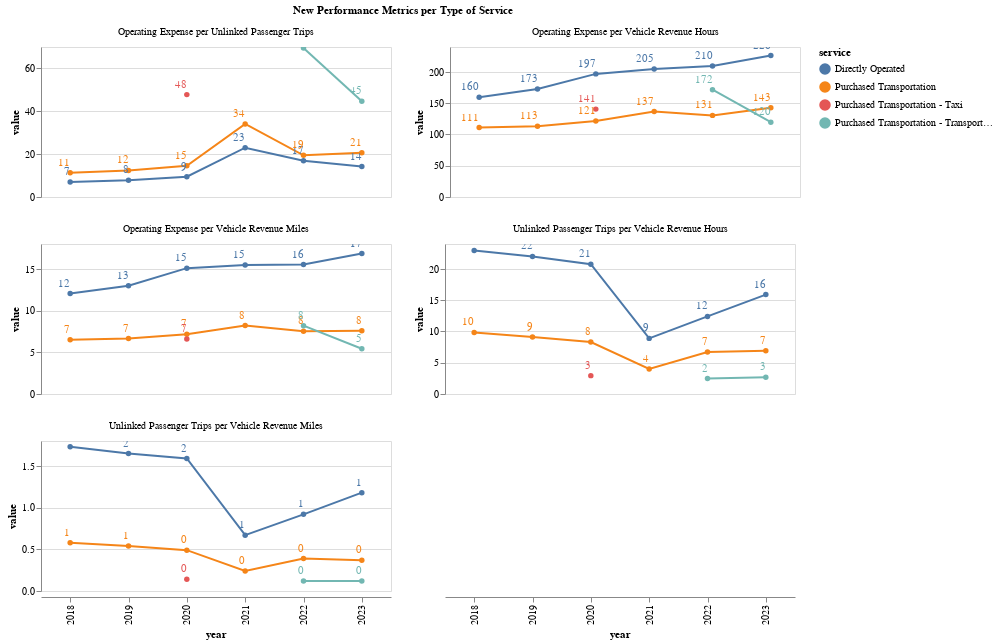

Notebook code for this chart:
### Markdown cell above
### By Type of Service

### Code cell
make_line(
    by_tos_long,
    x_col="year",
    y_col="value",
    facet="variable:N",
    color="service:N",
    chart_title="New Performance Metrics per Type of Service",
    ind_axis=True,
)

### Figure 1 — Vega-Lite specification as saved in the notebook (floating-point values rounded to 4 significant figures)
{"config": {"view": {"continuousWidth": 300, "continuousHeight": 300}}, "data": {"name": "data-61ecb7a22eb1bd4bb5eed1a15a3ce2c8"}, "facet": {"field": "variable", "title": "New Performance Metrics per Type of Service", "type": "nominal"}, "spec": {"layer": [{"mark": {"type": "line", "point": true}, "encoding": {"color": {"field": "service", "type": "nominal"}, "tooltip": [{"field": "year", "type": "nominal"}, {"field": "value", "type": "quantitative"}, {"field": "service", "type": "nominal"}], "x": {"field": "year", "type": "nominal"}, "y": {"field": "value", "type": "quantitative"}}, "name": "view_3"}, {"mark": {"type": "text", "align": "right", "dy": -10}, "encoding": {"color": {"field": "service", "type": "nominal"}, "text": {"field": "value", "format": ",.0f", "type": "quantitative"}, "x": {"field": "year", "type": "nominal"}, "y": {"field": "value", "type": "quantitative"}}}], "height": 150, "width": 350}, "columns": 2, "params": [{"name": "param_3", "select": {"type": "interval", "encodings": ["x", "y"]}, "bind": "scales", "views": ["view_3"]}], "resolve": {"scale": {"y": "independent"}}, "$schema": "https://vega.github.io/schema/vega-lite/v5.20.1.json", "datasets": {"data-61ecb7a22eb1bd4bb5eed1a15a3ce2c8": [{"service": "Directly Operated", "RTPA": "Sacramento Area Council of Governments", "year": "2018", "variable": "Operating Expense per Vehicle Revenue Hours", "value": 159.7}, {"service": "Directly Operated", "RTPA": "Sacramento Area Council of Governments", "year": "2019", "variable": "Operating Expense per Vehicle Revenue Hours", "value": 172.9}, {"service": "Directly Operated", "RTPA": "Sacramento Area Council of Governments", "year": "2020", "variable": "Operating Expense per Vehicle Revenue Hours", "value": 197.0}, {"service": "Directly Operated", "RTPA": "Sacramento Area Council of Governments", "year": "2021", "variable": "Operating Expense per Vehicle Revenue Hours", "value": 204.6}, {"service": "Directly Operated", "RTPA": "Sacramento Area Council of Governments", "year": "2022", "variable": "Operating Expense per Vehicle Revenue Hours", "value": 209.6}, {"service": "Directly Operated", "RTPA": "Sacramento Area Council of Governments", "year": "2023", "variable": "Operating Expense per Vehicle Revenue Hours", "value": 226.4}, {"service": "Purchased Transportation", "RTPA": "Sacramento Area Council of Governments", "year": "2018", "variable": "Operating Expense per Vehicle Revenue Hours", "value": 111.1}, {"service": "Purchased Transportation", "RTPA": "Sacramento Area Council of Governments", "year": "2019", "variable": "Operating Expense per Vehicle Revenue Hours", "value": 113.1}, {"service": "Purchased Transportation", "RTPA": "Sacramento Area Council of Governments", "year": "2020", "variable": "Operating Expense per Vehicle Revenue Hours", "value": 121.4}, {"service": "Purchased Transportation", "RTPA": "Sacramento Area Council of Governments", "year": "2021", "variable": "Operating Expense per Vehicle Revenue Hours", "value": 136.8}, {"service": "Purchased Transportation", "RTPA": "Sacramento Area Council of Governments", "year": "2022", "variable": "Operating Expense per Vehicle Revenue Hours", "value": 130.6}, {"service": "Purchased Transportation", "RTPA": "Sacramento Area Council of Governments", "year": "2023", "variable": "Operating Expense per Vehicle Revenue Hours", "value": 142.9}, {"service": "Purchased Transportation - Taxi", "RTPA": "Sacramento Area Council of Governments", "year": "2020", "variable": "Operating Expense per Vehicle Revenue Hours", "value": 140.6}, {"service": "Purchased Transportation - Transportation Network Company", "RTPA": "Sacramento Area Council of Governments", "year": "2022", "variable": "Operating Expense per Vehicle Revenue Hours", "value": 171.7}, {"service": "Purchased Transportation - Transportation Network Company", "RTPA": "Sacramento Area Council of Governments", "year": "2023", "variable": "Operating Expense per Vehicle Revenue Hours", "value": 119.7}, {"service": "Directly Operated", "RTPA": "Sacramento Area Council of Governments", "year": "2018", "variable": "Operating Expense per Vehicle Revenue Miles", "value": 12.05}, {"service": "Directly Operated", "RTPA": "Sacramento Area Council of Governments", "year": "2019", "variable": "Operating Expense per Vehicle Revenue Miles", "value": 12.99}, {"service": "Directly Operated", "RTPA": "Sacramento Area Council of Governments", "year": "2020", "variable": "Operating Expense per Vehicle Revenue Miles", "value": 15.1}, {"service": "Directly Operated", "RTPA": "Sacramento Area Council of Governments", "year": "2021", "variable": "Operating Expense per Vehicle Revenue Miles", "value": 15.49}, {"service": "Directly Operated", "RTPA": "Sacramento Area Council of Governments", "year": "2022", "variable": "Operating Expense per Vehicle Revenue Miles", "value": 15.53}, {"service": "Directly Operated", "RTPA": "Sacramento Area Council of Governments", "year": "2023", "variable": "Operating Expense per Vehicle Revenue Miles", "value": 16.85}, {"service": "Purchased Transportation", "RTPA": "Sacramento Area Council of Governments", "year": "2018", "variable": "Operating Expense per Vehicle Revenue Miles", "value": 6.5}, {"service": "Purchased Transportation", "RTPA": "Sacramento Area Council of Governments", "year": "2019", "variable": "Operating Expense per Vehicle Revenue Miles", "value": 6.66}, {"service": "Purchased Transportation", "RTPA": "Sacramento Area Council of Governments", "year": "2020", "variable": "Operating Expense per Vehicle Revenue Miles", "value": 7.17}, {"service": "Purchased Transportation", "RTPA": "Sacramento Area Council of Governments", "year": "2021", "variable": "Operating Expense per Vehicle Revenue Miles", "value": 8.21}, {"service": "Purchased Transportation", "RTPA": "Sacramento Area Council of Governments", "year": "2022", "variable": "Operating Expense per Vehicle Revenue Miles", "value": 7.53}, {"service": "Purchased Transportation", "RTPA": "Sacramento Area Council of Governments", "year": "2023", "variable": "Operating Expense per Vehicle Revenue Miles", "value": 7.59}, {"service": "Purchased Transportation - Taxi", "RTPA": "Sacramento Area Council of Governments", "year": "2020", "variable": "Operating Expense per Vehicle Revenue Miles", "value": 6.59}, {"service": "Purchased Transportation - Transportation Network Company", "RTPA": "Sacramento Area Council of Governments", "year": "2022", "variable": "Operating Expense per Vehicle Revenue Miles", "value": 8.2}, {"service": "Purchased Transportation - Transportation Network Company", "RTPA": "Sacramento Area Council of Governments", "year": "2023", "variable": "Operating Expense per Vehicle Revenue Miles", "value": 5.43}, {"service": "Directly Operated", "RTPA": "Sacramento Area Council of Governments", "year": "2018", "variable": "Unlinked Passenger Trips per Vehicle Revenue Hours", "value": 22.97}, {"service": "Directly Operated", "RTPA": "Sacramento Area Council of Governments", "year": "2019", "variable": "Unlinked Passenger Trips per Vehicle Revenue Hours", "value": 22.01}, {"service": "Directly Operated", "RTPA": "Sacramento Area Council of Governments", "year": "2020", "variable": "Unlinked Passenger Trips per Vehicle Revenue Hours", "value": 20.76}, {"service": "Directly Operated", "RTPA": "Sacramento Area Council of Governments", "year": "2021", "variable": "Unlinked Passenger Trips per Vehicle Revenue Hours", "value": 8.9}, {"service": "Directly Operated", "RTPA": "Sacramento Area Council of Governments", "year": "2022", "variable": "Unlinked Passenger Trips per Vehicle Revenue Hours", "value": 12.41}, {"service": "Directly Operated", "RTPA": "Sacramento Area Council of Governments", "year": "2023", "variable": "Unlinked Passenger Trips per Vehicle Revenue Hours", "value": 15.91}, {"service": "Purchased Transportation", "RTPA": "Sacramento Area Council of Governments", "year": "2018", "variable": "Unlinked Passenger Trips per Vehicle Revenue Hours", "value": 9.85}, {"service": "Purchased Transportation", "RTPA": "Sacramento Area Council of Governments", "year": "2019", "variable": "Unlinked Passenger Trips per Vehicle Revenue Hours", "value": 9.13}, {"service": "Purchased Transportation", "RTPA": "Sacramento Area Council of Governments", "year": "2020", "variable": "Unlinked Passenger Trips per Vehicle Revenue Hours", "value": 8.31}, {"service": "Purchased Transportation", "RTPA": "Sacramento Area Council of Governments", "year": "2021", "variable": "Unlinked Passenger Trips per Vehicle Revenue Hours", "value": 4.01}, {"service": "Purchased Transportation", "RTPA": "Sacramento Area Council of Governments", "year": "2022", "variable": "Unlinked Passenger Trips per Vehicle Revenue Hours", "value": 6.71}, {"service": "Purchased Transportation", "RTPA": "Sacramento Area Council of Governments", "year": "2023", "variable": "Unlinked Passenger Trips per Vehicle Revenue Hours", "value": 6.92}, {"service": "Purchased Transportation - Taxi", "RTPA": "Sacramento Area Council of Governments", "year": "2020", "variable": "Unlinked Passenger Trips per Vehicle Revenue Hours", "value": 2.94}, {"service": "Purchased Transportation - Transportation Network Company", "RTPA": "Sacramento Area Council of Governments", "year": "2022", "variable": "Unlinked Passenger Trips per Vehicle Revenue Hours", "value": 2.47}, {"service": "Purchased Transportation - Transportation Network Company", "RTPA": "Sacramento Area Council of Governments", "year": "2023", "variable": "Unlinked Passenger Trips per Vehicle Revenue Hours", "value": 2.68}, {"service": "Directly Operated", "RTPA": "Sacramento Area Council of Governments", "year": "2018", "variable": "Unlinked Passenger Trips per Vehicle Revenue Miles", "value": 1.73}, {"service": "Directly Operated", "RTPA": "Sacramento Area Council of Governments", "year": "2019", "variable": "Unlinked Passenger Trips per Vehicle Revenue Miles", "value": 1.65}, {"service": "Directly Operated", "RTPA": "Sacramento Area Council of Governments", "year": "2020", "variable": "Unlinked Passenger Trips per Vehicle Revenue Miles", "value": 1.59}, {"service": "Directly Operated", "RTPA": "Sacramento Area Council of Governments", "year": "2021", "variable": "Unlinked Passenger Trips per Vehicle Revenue Miles", "value": 0.67}, {"service": "Directly Operated", "RTPA": "Sacramento Area Council of Governments", "year": "2022", "variable": "Unlinked Passenger Trips per Vehicle Revenue Miles", "value": 0.92}, {"service": "Directly Operated", "RTPA": "Sacramento Area Council of Governments", "year": "2023", "variable": "Unlinked Passenger Trips per Vehicle Revenue Miles", "value": 1.18}, {"service": "Purchased Transportation", "RTPA": "Sacramento Area Council of Governments", "year": "2018", "variable": "Unlinked Passenger Trips per Vehicle Revenue Miles", "value": 0.58}, {"service": "Purchased Transportation", "RTPA": "Sacramento Area Council of Governments", "year": "2019", "variable": "Unlinked Passenger Trips per Vehicle Revenue Miles", "value": 0.54}, {"service": "Purchased Transportation", "RTPA": "Sacramento Area Council of Governments", "year": "2020", "variable": "Unlinked Passenger Trips per Vehicle Revenue Miles", "value": 0.49}, {"service": "Purchased Transportation", "RTPA": "Sacramento Area Council of Governments", "year": "2021", "variable": "Unlinked Passenger Trips per Vehicle Revenue Miles", "value": 0.24}, {"service": "Purchased Transportation", "RTPA": "Sacramento Area Council of Governments", "year": "2022", "variable": "Unlinked Passenger Trips per Vehicle Revenue Miles", "value": 0.39}, {"service": "Purchased Transportation", "RTPA": "Sacramento Area Council of Governments", "year": "2023", "variable": "Unlinked Passenger Trips per Vehicle Revenue Miles", "value": 0.37}, {"service": "Purchased Transportation - Taxi", "RTPA": "Sacramento Area Council of Governments", "year": "2020", "variable": "Unlinked Passenger Trips per Vehicle Revenue Miles", "value": 0.14}, {"service": "Purchased Transportation - Transportation Network Company", "RTPA": "Sacramento Area Council of Governments", "year": "2022", "variable": "Unlinked Passenger Trips per Vehicle Revenue Miles", "value": 0.12}, {"service": "Purchased Transportation - Transportation Network Company", "RTPA": "Sacramento Area Council of Governments", "year": "2023", "variable": "Unlinked Passenger Trips per Vehicle Revenue Miles", "value": 0.12}, {"service": "Directly Operated", "RTPA": "Sacramento Area Council of Governments", "year": "2018", "variable": "Operating Expense per Unlinked Passenger Trips", "value": 6.95}, {"service": "Directly Operated", "RTPA": "Sacramento Area Council of Governments", "year": "2019", "variable": "Operating Expense per Unlinked Passenger Trips", "value": 7.86}, {"service": "Directly Operated", "RTPA": "Sacramento Area Council of Governments", "year": "2020", "variable": "Operating Expense per Unlinked Passenger Trips", "value": 9.49}, {"service": "Directly Operated", "RTPA": "Sacramento Area Council of Governments", "year": "2021", "variable": "Operating Expense per Unlinked Passenger Trips", "value": 23.0}, {"service": "Directly Operated", "RTPA": "Sacramento Area Council of Governments", "year": "2022", "variable": "Operating Expense per Unlinked Passenger Trips", "value": 16.88}, {"service": "Directly Operated", "RTPA": "Sacramento Area Council of Governments", "year": "2023", "variable": "Operating Expense per Unlinked Passenger Trips", "value": 14.23}, {"service": "Purchased Transportation", "RTPA": "Sacramento Area Council of Governments", "year": "2018", "variable": "Operating Expense per Unlinked Passenger Trips", "value": 11.28}, {"service": "Purchased Transportation", "RTPA": "Sacramento Area Council of Governments", "year": "2019", "variable": "Operating Expense per Unlinked Passenger Trips", "value": 12.38}, {"service": "Purchased Transportation", "RTPA": "Sacramento Area Council of Governments", "year": "2020", "variable": "Operating Expense per Unlinked Passenger Trips", "value": 14.61}, {"service": "Purchased Transportation", "RTPA": "Sacramento Area Council of Governments", "year": "2021", "variable": "Operating Expense per Unlinked Passenger Trips", "value": 34.08}, {"service": "Purchased Transportation", "RTPA": "Sacramento Area Council of Governments", "year": "2022", "variable": "Operating Expense per Unlinked Passenger Trips", "value": 19.48}, {"service": "Purchased Transportation", "RTPA": "Sacramento Area Council of Governments", "year": "2023", "variable": "Operating Expense per Unlinked Passenger Trips", "value": 20.65}, {"service": "Purchased Transportation - Taxi", "RTPA": "Sacramento Area Council of Governments", "year": "2020", "variable": "Operating Expense per Unlinked Passenger Trips", "value": 47.78}, {"service": "Purchased Transportation - Transportation Network Company", "RTPA": "Sacramento Area Council of Governments", "year": "2022", "variable": "Operating Expense per Unlinked Passenger Trips", "value": 69.52}, {"service": "Purchased Transportation - Transportation Network Company", "RTPA": "Sacramento Area Council of Governments", "year": "2023", "variable": "Operating Expense per Unlinked Passenger Trips", "value": 44.73}]}}
